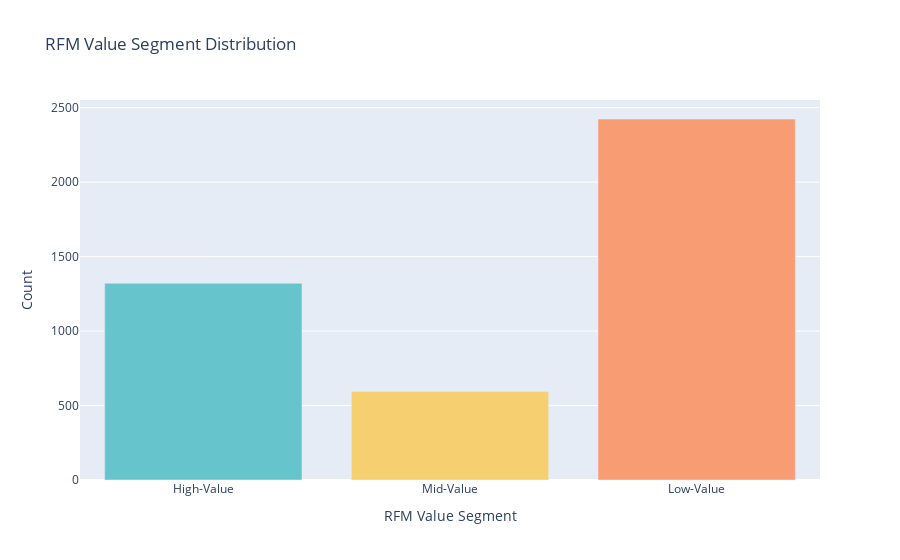

Notebook code for this chart:
### Code cell
# Define the order of x-axis categories
category_order = ['High-Value', 'Mid-Value']

# Create the bar chart with specified x-axis category order
fig_segment_dist = px.bar(segment_counts, x='Value Segment', y='Count',
                          color='Value Segment', color_discrete_sequence=pastel_colors,
                          title='RFM Value Segment Distribution',
                          category_orders={'Value Segment': category_order})
fig_segment_dist.update_layout(xaxis_title='RFM Value Segment',
                              yaxis_title='Count',
                              showlegend=False)
fig_segment_dist.show()

### Figure 1 — Plotly figure (JSON) as saved in the notebook; plotly's stock layout.template omitted (floating-point values rounded to 4 significant figures)
{"data": [{"alignmentgroup": "True", "hovertemplate": "Value Segment=%{x}<br>Count=%{y}<extra></extra>", "legendgroup": "High-Value", "marker": {"color": "rgb(102, 197, 204)", "pattern": {"shape": ""}}, "name": "High-Value", "offsetgroup": "High-Value", "orientation": "v", "showlegend": true, "textposition": "auto", "type": "bar", "x": ["High-Value"], "xaxis": "x", "y": [1321], "yaxis": "y"}, {"alignmentgroup": "True", "hovertemplate": "Value Segment=%{x}<br>Count=%{y}<extra></extra>", "legendgroup": "Mid-Value", "marker": {"color": "rgb(246, 207, 113)", "pattern": {"shape": ""}}, "name": "Mid-Value", "offsetgroup": "Mid-Value", "orientation": "v", "showlegend": true, "textposition": "auto", "type": "bar", "x": ["Mid-Value"], "xaxis": "x", "y": [594], "yaxis": "y"}, {"alignmentgroup": "True", "hovertemplate": "Value Segment=%{x}<br>Count=%{y}<extra></extra>", "legendgroup": "Low-Value", "marker": {"color": "rgb(248, 156, 116)", "pattern": {"shape": ""}}, "name": "Low-Value", "offsetgroup": "Low-Value", "orientation": "v", "showlegend": true, "textposition": "auto", "type": "bar", "x": ["Low-Value"], "xaxis": "x", "y": [2424], "yaxis": "y"}], "layout": {"barmode": "relative", "legend": {"title": {"text": "Value Segment"}, "tracegroupgap": 0}, "showlegend": false, "title": {"text": "RFM Value Segment Distribution"}, "xaxis": {"anchor": "y", "categoryarray": ["High-Value", "Mid-Value", "Low-Value"], "categoryorder": "array", "domain": [0, 1], "title": {"text": "RFM Value Segment"}}, "yaxis": {"anchor": "x", "domain": [0, 1], "title": {"text": "Count"}}}}
